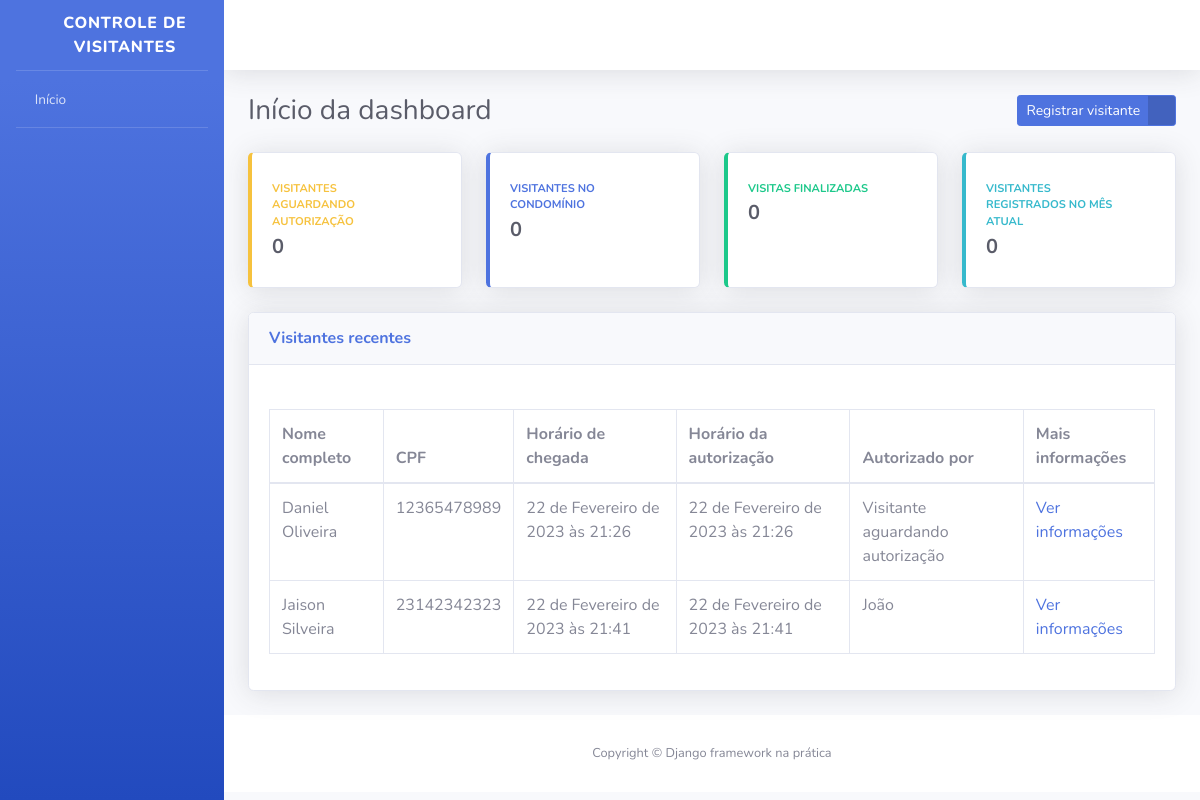
/, run on an earlier commit of the app's database.
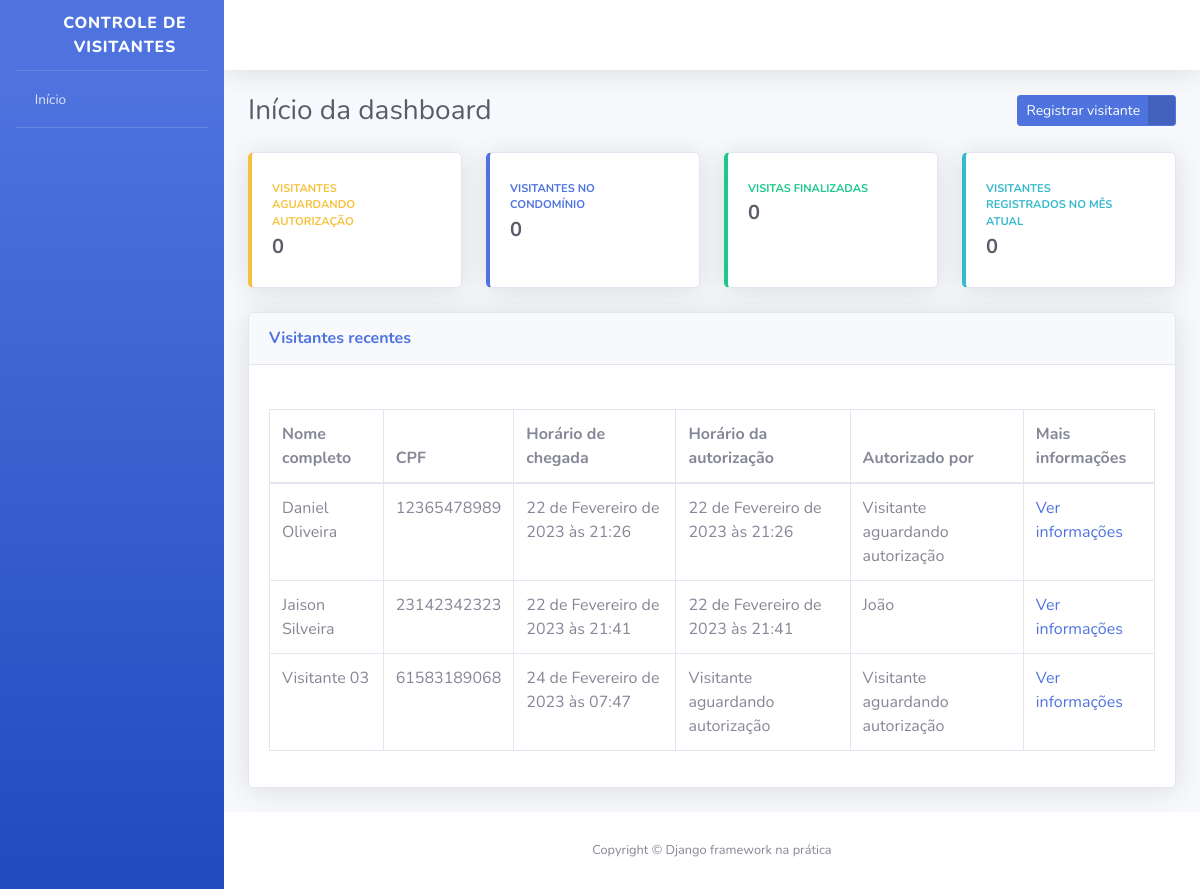
And on a later commit of the database.
### visitantes/models.py (models this page shows, shortened)
class Visitante(models.Model):
    STATUS_VISITANTE = [
        ("AGUARDANDO", "Aguardando autorização"),
        ("EM_VISITA", "Em visita"),
        ("FINALIZADO", "Visita finalizada"),
    ]
    status = models.CharField(
        verbose_name="Status",
        max_length=10,
        choices=STATUS_VISITANTE,
        default="AGUARDANDO"
    )
    nome_completo = models.CharField(
        verbose_name="Nome completo",
        max_length=194
        )
    cpf = models.CharField(
        verbose_name="CPF",
        max_length=11
        )
    data_nascimento = models.DateField(
        verbose_name="Da de nascimento",
        auto_now_add=False,
        auto_now=False
        )
    numero_casa = models.PositiveSmallIntegerField(
        verbose_name="Número da casa visitada"
        )
    placa_veiculo = models.CharField(
        verbose_name="Placa veículo",
        max_length=8,
        blank=True,
        null=True
        )
    horario_chegada = models.DateTimeField(
        verbose_name="Horário de chegada na portaria",
        auto_now_add=True
        )
    horario_saida = models.DateTimeField(
        verbose_name="Horário de saída",
        auto_now=False,
        blank=True,
        null=True
        )
    horario_autorizacao = models.DateTimeField(
        verbose_name= "Horário de autorização",
        auto_now=False,
        blank=True,
        null=True
        )
    morador_responsavel = models.CharField(
        verbose_name="Morador responsável pela autorização",
        max_length=194,
        blank=True
        )
    registrado_por = models.ForeignKey(
        "porteiros.Porteiro",
        verbose_name="Porteiro responsável",
        on_delete=models.PROTECT
    )
    def get_horario_autorizacao(self):
        if self.horario_autorizacao:
            return self.horario_autorizacao
        return "Visitante aguardando autorização"
    def get_morador_responsavel(self):
        if self.morador_responsavel:
            return self.morador_responsavel
        return "Visitante aguardando autorização"
    class Meta:
        verbose_name = "Visitante"
        verbose_name_plural = "Visitantes"
        db_table = "visitante"

### usuarios/views.py (the view)
# urls.py: path("", index, name="index"),
def index(request):
    todos_visitantes = Visitante.objects.all
    context = {
        "nome_pagina": "Início da dashboard",
        "todos_visitantes": todos_visitantes,
    }
    return render(request, "index.html", context)

### templates/index.html (shortened to what this page needs)
{% extends "base.html" %}
{% block conteudo %}
<div class="container-fluid">
    <div class="d-sm-flex align-items-center justify-content-between mb-4">
        <h1 class="h3 mb-0 text-gray-800">{{ nome_pagina }}</h1>
        <a href="{% url 'registrar_visitante' %}" class="btn btn-primary btn-icon-split btn-sm">
            <span class="text">Registrar visitante</span>
            <span class="icon text-white-50">
                <i class="fas fa-user-plus"></i>
            </span>
        </a>
    </div>
    <div class="row">
        <div class="col-xl-3 col-md-6 mb-4">
            <div class="card border-left-warning shadow h-100 py-2">
                <div class="card-body">
                    <div class="row no-gutters align-items-center">
                        <div class="col mr-2">
                            <div class="text-xs font-weight-bold text-warning text-uppercase mb-1">Visitantes aguardando autorização</div>
                            <div class="h5 mb-0 font-weight-bold text-gray-800">0</div>
                        </div>
                        <div class="col-auto">
                            <i class="fas fa-user-lock fa-2x text-gray-300"></i>
                        </div>
                    </div>
                </div>
            </div>
        </div>
        <div class="col-xl-3 col-md-6 mb-4">
            <div class="card border-left-primary shadow h-100 py-2">
                <div class="card-body">
                    <div class="row no-gutters align-items-center">
                        <div class="col mr-2">
                            <div class="text-xs font-weight-bold text-primary text-uppercase mb-1">Visitantes no condomínio</div>
                            <div class="h5 mb-0 font-weight-bold text-gray-800">0</div>
                        </div>
                        <div class="col-auto">
                            <i class="fas fa-user-clock fa-2x text-gray-300"></i>
                        </div>
                    </div>
                </div>
            </div>
        </div>
        <div class="col-xl-3 col-md-6 mb-4">
            <div class="card border-left-success shadow h-100 py-2">
                <div class="card-body">
                    <div class="row no-gutters align-items-center">
                        <div class="col mr-2">
                            <div class="text-xs font-weight-bold text-success text-uppercase mb-1">Visitas finalizadas</div>
                            <div class="h5 mb-0 font-weight-bold text-gray-800">0</div>
                        </div>
                        <div class="col-auto">
                            <i class="fas fa-user-check fa-2x text-gray-300"></i>
                        </div>
                    </div>
                </div>
            </div>
        </div>
        <div class="col-xl-3 col-md-6 mb-4">
            <div class="card border-left-info shadow h-100 py-2">
                <div class="card-body">
                    <div class="row no-gutters align-items-center">
                        <div class="col mr-2">
                            <div class="text-xs font-weight-bold text-info text-uppercase mb-1">Visitantes registrados no mês atual</div>
                            <div class="h5 mb-0 font-weight-bold text-gray-800">0</div>
                        </div>
                        <div class="col-auto">
                            <i class="fas fa-users fa-2x text-gray-300"></i>
                        </div>
                    </div>
                </div>
            </div>
        </div>
    </div>
    <div class="card shadow mb-4">
        <div class="card-header py-3 d-sm-flex align-items-center justify-content-between mb-4">
            <h6 class="m-0 font-weight-bold text-primary">Visitantes recentes</h6>
        </div>
        <div class="card-body">
            <div class="table-responsive">
                <table class="table table-bordered">
                    <thead>
                        <th>Nome completo</th>
                        <th>CPF</th>
                        <th>Horário de chegada</th>
                        <th>Horário da autorização</th>
                        <th>Autorizado por</th>
                        <th>Mais informações</th>
                    </thead>
                    <tbody>
                        {% for visitante in todos_visitantes %}
                            <tr>
                                <td>{{ visitante.nome_completo }}</td>
                                <td>{{ visitante.cpf }}</td>
                                <td>{{ visitante.horario_chegada }}</td>
                                <td>{{ visitante.get_horario_autorizacao }}</td>
                                <td>{{ visitante.get_morador_responsavel }}</td>
                                <td>
                                    <a href="{% url 'informacoes_visitante' id=visitante.id %}">
                                        Ver informações
                                    </a>
                                </td>
                            </tr>
                        {% endfor %}
                    </tbody>
                </table>
            </div>
        </div>
    </div>
</div>
{% endblock conteudo %}

### templates/base.html (shortened to what this page needs)
<!DOCTYPE html>
{% load static %}
<html lang="pt-br">
    <head>
        <link href={% static 'css/sb-admin-2.min.css' %} rel="stylesheet">
        <link href={% static 'vendor/fontawesome-free/css/all.min.css' %} rel="stylesheet" type="text/css">
    </head>
    <body id="page-top">
        <div id="wrapper">
            <ul class="navbar-nav bg-gradient-primary sidebar sidebar-dark accordion" id="accordionSidebar">
                <a class="sidebar-brand d-flex align-items-center justify-content-center" href="#">
                    <div class="sidebar-brand-icon rotate-n-15">
                        <i class="fas fa-user-shield"></i>
                    </div>
                    <div class="sidebar-brand-text">Controle de Visitantes</div>
                </a>
                <hr class="sidebar-divider my-0">
                <li class="nav-item">
                    <a class="nav-link" href="{% url 'index' %}">
                        <i class="fas fa-home"></i>
                        <span>Início</span>
                    </a>
                </li>
                <hr class="sidebar-divider">
            </ul>
            <div id="content-wrapper" class="d-flex flex-column">
                <div id="content">
                    <nav class="navbar navbar-expand navbar-light bg-white topbar mb-4 static-top shadow">
                        <ul class="navbar-nav ml-auto">
                            <li class="nav-item dropdown no-arrow">
                                <a class="nav-link dropdown-toggle" href="#" id="userDropdown" role="button" data-toggle="dropdown" aria-haspopup="true" aria-expanded="false">
                                    <span class="mr-2 d-none d-lg-inline text-gray-800 small">
                                        <i class="fas fa-cog"></i>
                                    </span>
                                </a>
                            </li>
                        </ul>
                    </nav>
                    {% block conteudo %}
                    {% endblock conteudo %}
                    <footer class="sticky-footer bg-white">
                        <div class="container my-auto">
                            <div class="copyright text-center my-auto">
                                <span>Copyright © Django framework na prática</span>
                            </div>
                        </div>
                    </footer>
                </div>
            </div>
        </div>
    </body>
</html>

What changed in the data, as far as the page shows it:
added Visitante: nome_completo "Visitante 03", cpf "61583189068", horario_chegada "24 de Fevereiro de 2023 às 07:47", get_horario_autorizacao "Visitante aguardando autorização", get_morador_responsavel "Visitante aguardando autorização"
